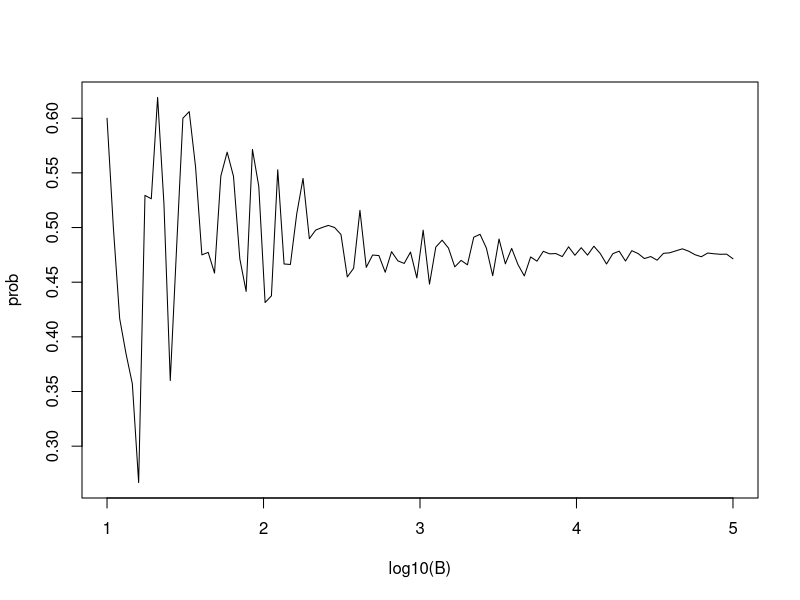

Write R code to recreate this figure.
B <- 10^seq(1, 5, len = 100)    # definimos el vector con valores de B
compute_prob <- function(B, n = 22){    # corremos la funcion para cada B
	same_day <- replicate(B, {
    	bdays <- sample(1:365, n, replace = TRUE)
        any(duplicated(bdays))
    })
    mean(same_day)
}
# applicamos compute_prob a varios valores de B
prob <- sapply(B, compute_prob)
 # Graficamos la linea de las estimaciones
plot(log10(B), prob, type = "l")